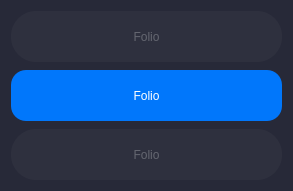
            <widget class="QFrame" name="frame_2">
             <property name="maximumSize">
              <size>
               <width>596</width>
               <height>402</height>
              </size>
             </property>
             <property name="styleSheet">
              <string notr="true">background-color: #272938;
border-radius: 20px;</string>
             </property>
             <property name="frameShape">
              <enum>QFrame::StyledPanel</enum>
             </property>
             <property name="frameShadow">
              <enum>QFrame::Raised</enum>
             </property>
             <layout class="QGridLayout" name="gridLayout_2">
              <item row="0" column="0">
               <widget class="QPushButton" name="pushButton">
                <property name="sizePolicy">
                 <sizepolicy hsizetype="Minimum" vsizetype="MinimumExpanding">
                  <horstretch>0</horstretch>
                  <verstretch>0</verstretch>
                 </sizepolicy>
                </property>
                <property name="minimumSize">
                 <size>
                  <width>271</width>
                  <height>51</height>
                 </size>
                </property>
                <property name="styleSheet">
                 <string notr="true">QPushButton {
background-color: #2E303E;
color:#646670;
font: 28pt &quot;CityBlueprint&quot;;
border-radius: 25px;
}

QPushButton:hover {
background-color: #0177FB;
color: rgb(255, 255, 255);
font: 26pt &quot;Lucida Console&quot;;
border-radius: 25px;
}</string>
                </property>
                <property name="text">
                 <string>Folio</string>
                </property>
               </widget>
              </item>
              <item row="1" column="0">
               <spacer name="verticalSpacer">
                <property name="orientation">
                 <enum>Qt::Vertical</enum>
                </property>
                <property name="sizeType">
                 <enum>QSizePolicy::Fixed</enum>
                </property>
                <property name="sizeHint" stdset="0">
                 <size>
                  <width>83</width>
                  <height>2</height>
                 </size>
                </property>
               </spacer>
              </item>
              <item row="2" column="0">
               <widget class="QPushButton" name="continue_btn">
                <property name="sizePolicy">
                 <sizepolicy hsizetype="Minimum" vsizetype="MinimumExpanding">
                  <horstretch>0</horstretch>
                  <verstretch>0</verstretch>
                 </sizepolicy>
                </property>
                <property name="minimumSize">
                 <size>
                  <width>271</width>
                  <height>51</height>
                 </size>
                </property>
                <property name="cursor">
                 <cursorShape>PointingHandCursor</cursorShape>
                </property>
                <property name="styleSheet">
                 <string notr="true">QPushButton {
background-color: #0177FB;
color: rgb(255, 255, 255);
font: italic 28pt &quot;Brush Script MT&quot;;
border-radius: 15px;
}

QPushButton:hover {
background-color: rgb(255, 255, 255);
color: #0177FB;
font: italic 28pt &quot;Brush Script MT&quot;;
border-radius: 15px;
}

QPushButton:pressed {
background-color:#FFEBA1;
color: rgb(34, 34, 34);
font: italic 28pt &quot;Brush Script MT&quot;;
border-radius: 15px;
}</string>
                </property>
                <property name="text">
                 <string>Folio</string>
                </property>
               </widget>
              </item>
              <item row="3" column="0">
               <spacer name="verticalSpacer_2">
                <property name="orientation">
                 <enum>Qt::Vertical</enum>
                </property>
                <property name="sizeType">
                 <enum>QSizePolicy::Fixed</enum>
                </property>
                <property name="sizeHint" stdset="0">
                 <size>
                  <width>83</width>
                  <height>2</height>
                 </size>
                </property>
               </spacer>
              </item>
              <item row="4" column="0">
               <widget class="QPushButton" name="pushButton_3">
                <property name="sizePolicy">
                 <sizepolicy hsizetype="Minimum" vsizetype="MinimumExpanding">
                  <horstretch>0</horstretch>
                  <verstretch>0</verstretch>
                 </sizepolicy>
                </property>
                <property name="minimumSize">
                 <size>
                  <width>271</width>
                  <height>51</height>
                 </size>
                </property>
                <property name="styleSheet">
                 <string notr="true">QPushButton {
background-color: #2E303E;
color: #646670;
font: 28pt &quot;Papyrus&quot;;
border-radius: 25px;
}

QPushButton:hover {
background-color: #FB3A51;
color: rgb(255, 255, 255);
font: 28pt &quot;Modern&quot;;
border-radius: 25px;
}</string>
                </property>
                <property name="text">
                 <string>Folio</string>
                </property>
               </widget>
              </item>
             </layout>
            </widget>
